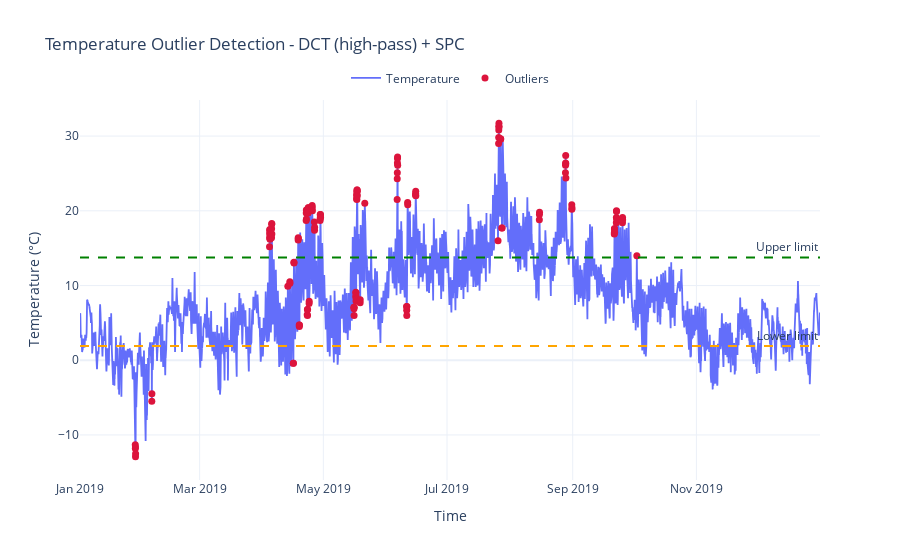

Notebook code cell kept with this figure:
### Code cell
# Test temperature outlier detection
print(" TESTING TEMPERATURE OUTLIER DETECTION")
fig_temp, temp_summary, satv_series = plot_temperature_outliers(bergen_2019)
fig_temp.show()
print("Temperature Outlier Summary:", temp_summary)

# Show also precipitation summary from the last cell
print(" PRECIPITATION ANAOMALY SUMMARY:")
print(lof_summary)

### Figure 1 — Plotly figure (JSON) as saved in the notebook; plotly's stock layout.template omitted (floating-point values rounded to 4 significant figures; data arrays with more than 128 entries replaced by an {"elided": "..."} marker saying what was removed)
{"data": [{"line": {"width": 1.8}, "mode": "lines", "name": "Temperature", "type": "scatter", "x": {"elided": "8760 str values"}, "y": {"elided": "8760 float values"}}, {"hovertemplate": "Time:%{x}<br>Temp: %{y:.2f} °C<extra></extra>", "marker": {"color": "crimson", "size": 7, "symbol": "circle"}, "mode": "markers", "name": "Outliers", "type": "scatter", "x": {"elided": "135 str values"}, "y": {"elided": "135 float values"}}], "layout": {"annotations": [{"showarrow": false, "text": "Upper limit", "x": 1, "xanchor": "right", "xref": "x domain", "y": 13.75, "yanchor": "bottom", "yref": "y"}, {"showarrow": false, "text": "Lower limit", "x": 1, "xanchor": "right", "xref": "x domain", "y": 1.912, "yanchor": "bottom", "yref": "y"}], "legend": {"orientation": "h", "x": 0.5, "xanchor": "center", "y": 1.02, "yanchor": "bottom"}, "shapes": [{"line": {"color": "green", "dash": "dash"}, "type": "line", "x0": 0, "x1": 1, "xref": "x domain", "y0": 13.75, "y1": 13.75, "yref": "y"}, {"line": {"color": "orange", "dash": "dash"}, "type": "line", "x0": 0, "x1": 1, "xref": "x domain", "y0": 1.912, "y1": 1.912, "yref": "y"}], "title": {"text": "Temperature Outlier Detection - DCT (high-pass) + SPC"}, "xaxis": {"title": {"text": "Time"}}, "yaxis": {"title": {"text": "Temperature (°C)"}}}}
